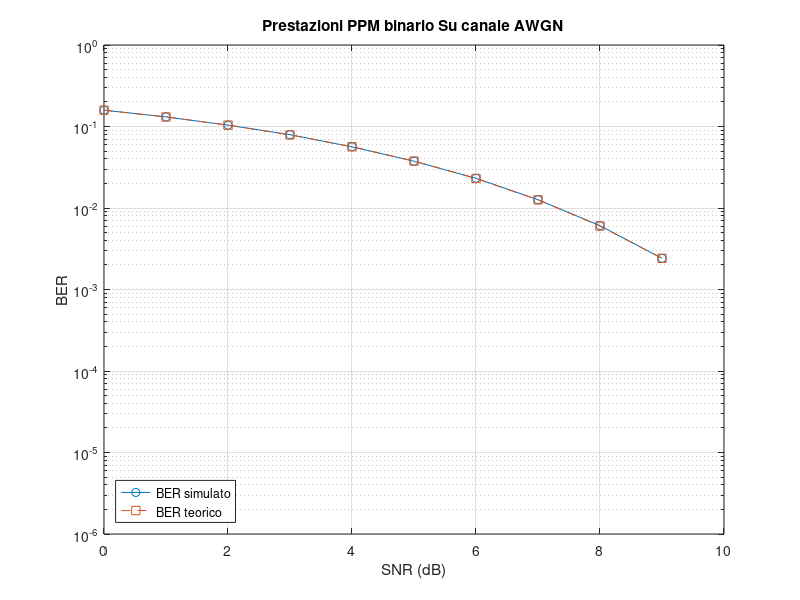

Write MATLAB code to recreate this figure.
clear all; close all; clc;

%% DATI 
N_bit = 1e6;
SNR_dB = 0:1:9; 

BER_simulato = zeros(size(SNR_dB));
BER_teorico = zeros(size(SNR_dB));

%% Sorgente
rng(1); % seed fisso per generare sempre la stessa sequenza
bit_sequenza = randi([0 1], 1, N_bit);

%% PPM Binario (2-PPM Ortogonale)
% Ogni simbolo è rappresentato da 2 slot ortogonali (matrice 2 x N_bit):
% Bit 0 -> [1; 0]
% Bit 1 -> [0; 1]
simboli = zeros(2, N_bit);
simboli(1, bit_sequenza == 0) = 1;
simboli(2, bit_sequenza == 1) = 1;

%% SWEEP SU SNR
for i = 1:length(SNR_dB)
    % Rumore AWGN
    SNR = 10^(SNR_dB(i) / 10); % Conversione da dB a scala lineare
    sigma = sqrt(1/(2*SNR)); % deviazione standard

    rumore = sigma * randn(2, N_bit); % seed fissato a 1

    % Segnale ricevuto
    ricevuti = simboli + rumore;

    % Decisore a minima distanza
    bit_ricevuti = ricevuti(2, :) > ricevuti(1, :);

    % Prestazioni
    errori = sum(bit_sequenza ~= bit_ricevuti);
    BER_simulato(i) = errori / N_bit;

    BER_teorico(i) = qfunc(sqrt(SNR));

    % OUTPUT A VIDEO
    fprintf("\n====== SNR_dB: %d ======\n", SNR_dB(i)); 
    fprintf("Numero di bit : %d\n", N_bit);
    fprintf("SNR_dB : %d\n", SNR_dB(i));
    fprintf("SNR Lineare : %g\n", SNR);
    fprintf("Numero di errori : %d su %d bit\n", errori, N_bit); 
    fprintf("BER Simulato : %g\n", BER_simulato(i)); 
    fprintf("BER Teorico : %g\n", BER_teorico(i));
end

%% Grafico
figure;
semilogy(SNR_dB, BER_simulato, 'o-', SNR_dB, BER_teorico, 's--');
grid on;
xlabel('SNR (dB)');
ylabel('BER');
legend('BER simulato', 'BER teorico', 'Location', 'southwest');
title('Prestazioni PPM binario Su canale AWGN');
ylim([1e-6 1]);
